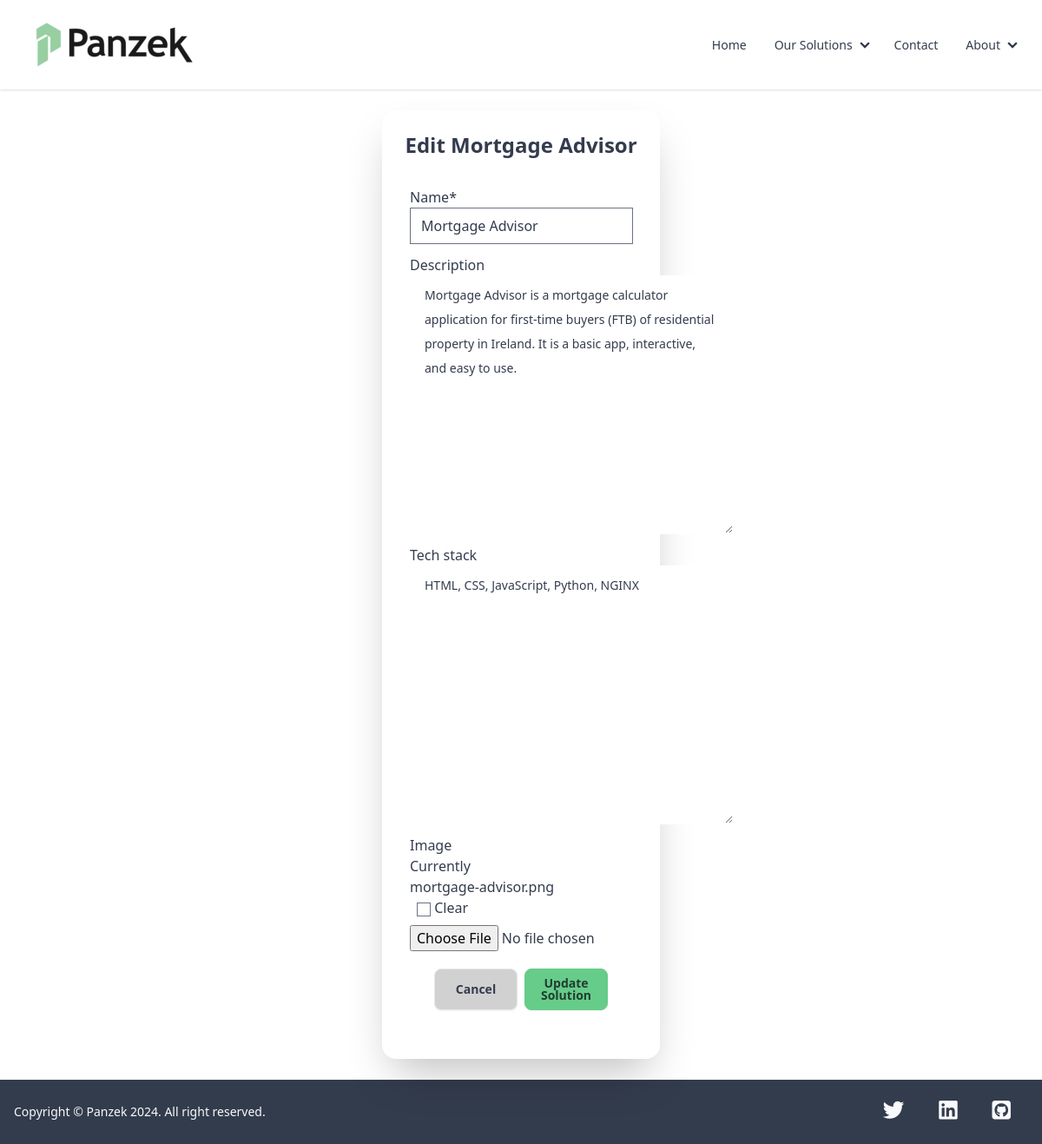
The page /solutions/3/edit on the database as committed earlier.
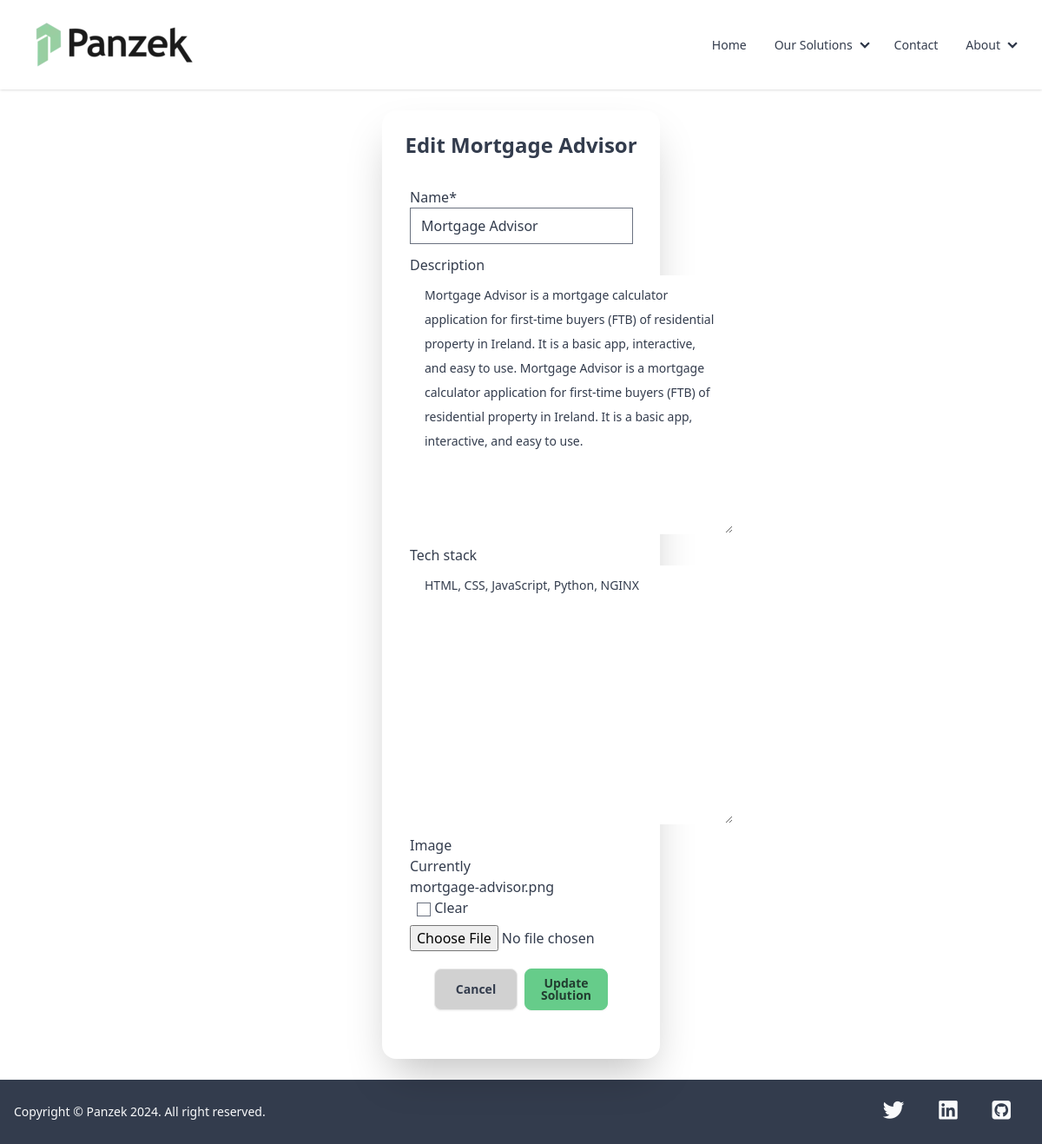
The same page on the database as committed later.
### solutions/models.py (models this page shows, shortened)
class Solution(models.Model):
    name = models.CharField(max_length=200, null=False, blank=False)
    description = models.TextField(max_length=1500, null=True, blank=True)
    tech_stack = models.TextField(max_length=1500, null=True, blank=True)
    image = models.ImageField(null=True, blank=True)
    class Meta:
        ordering = ['-id']

### solutions/views.py (the view)
# urls.py: path('<int:pk>/edit', SolutionUpdateView.as_view(), name='solution_edit'),
class SolutionUpdateView(UpdateView):
    model = Solution
    fields = '__all__'
    template_name_suffix = '_update_form'
    success_url = reverse_lazy('solutions')

### solutions/templates/solutions/solution_update_form.html (shortened to what this page needs)
{% extends 'base.html' %}
{% load static %}
{% load crispy_forms_tags %}
{% block content %}
<div class="hero w-full py-6">
    <div class="card bg-base-100 w-80 py-6 shadow-2xl">
        <div class="card-title mx-auto text-2xl">Edit {{ solution.name }}</div>
        <form class="card-body" action="{% url 'solution_edit' solution.id %}" method="POST" enctype="multipart/form-data">
            <div class="form-control">
                {{ form|crispy }}
            </div>
            <div class="card-actions justify-center">
                <a class="btn w-24 bg-base-300 sm:btn-sm md:btn-md" href="{% url 'solutions' %}">Cancel</a>
                <button type="submit" class="btn w-24 btn-primary">Update Solution</button>
            </div>
        </form>
    </div>
</div>
{% endblock %}

### templates/base.html (shortened to what this page needs)
{% load static tailwind_tags %}
<!DOCTYPE html>
<html data-theme="emerald" lang="en">
	<head>
		{% tailwind_css %}
		<link href="{% static 'css/base.css' %}" rel="stylesheet">
	</head>
	<body class="flex flex-col bg-base-100 min-h-screen text-center sm:text-left">
		<div class="drawer">
			<div class="drawer-content flex flex-col">
				<div class="w-full navbar bg-base-100 mb-auto shadow">
					<div class="flex-1 px-2 mx-2 text-xl">
						<a href="{% url 'home' %}" class="mx-auto lg:mx-2">
							<img src="{{ MEDIA_URL }}panzek_logo.webp" alt="Panzek logo">
						</a>
					</div>
					<div class="flex-none hidden lg:block">
						<ul class="menu menu-horizontal">
							<li>
								<a href="{% url 'home' %}" class="tooltip tooltip-bottom tooltip-primary" data-tip="Home">Home</a>
							</li>
							<li>
								<details>
									<summary>
										<a href="{% url 'solutions' %}" class="tooltip tooltip-bottom tooltip-primary" data-tip="Solutions">Our Solutions</a>
									</summary>
								</details>
							</li>
							<li>
								<a href="{% url 'contact' %}" class="tooltip tooltip-bottom tooltip-primary" data-tip="Contact">Contact</a>
							</li>
							<li>
								<details>
									<summary>
										<span class="tooltip tooltip-bottom tooltip-primary" data-tip="About">About</span>
									</summary>
								</details>
							</li>
						</ul>
					</div>
				</div>
				<main class="my-auto">
					{% block content %}
					{% endblock %}
				</main>
			</div>
			<div class="drawer-side">
			</div>
		</div>
	{% include 'includes/footer.html' %}
	</body>
</html>

### templates/includes/footer.html (shortened to what this page needs)
<div class="mt-auto">
  <footer class="footer items-center p-4 bg-neutral text-neutral-content">
    <aside class="items-center place-self-center md:justify-self-start grid-flow-col">
      <p> Copyright © Panzek 2024. All right reserved.</p>
    </aside>
    <nav class="grid-flow-col gap-4 p-2 place-self-center md:justify-self-end">
      <a href="https://twitter.com/ipanzek" target="_blank" rel="noopener" aria-label="Go to Panzek's Twitter page (opens new tab on third party site)" title="Twitter">
          <span style="font-size: 2em;" class="p-3">
              <i class="fa-brands fa-twitter fa-sm" aria-hidden="true"></i>
          </span>
      </a>
      <a href="https://linkedin.com/in/panzek/" target="_blank" rel="noopener" aria-label="Go to Panzek's LinkedIn page (opens new tab on third party site)" title="LinkedIn">
          <span style="font-size: 2em;" class="p-3">
              <i class="fa-brands fa-linkedin fa-sm" aria-hidden="true"></i>
          </span>
      </a>
      <a href="https://github.com/panzek" target="_blank" rel="noopener" aria-label="Go to Panzek's GitHub page (opens new tab on third party site)" title="GitHub">
          <span style="font-size: 2em;" class="p-3">
              <i class="fab fa-github-square fa-sm" aria-hidden="true"></i>
          </span>
      </a>
    </nav>
  </footer>
</div>

Rows that differ between the two databases and show on the page:
changed Solution "Mortgage Advisor": description "…and easy to use." → "…and easy to use. Mortgage Advisor is a mortgage calculator application for first-time buyers (FTB) of residential property in Ireland. It is a basic app, interactive, and easy to use."
